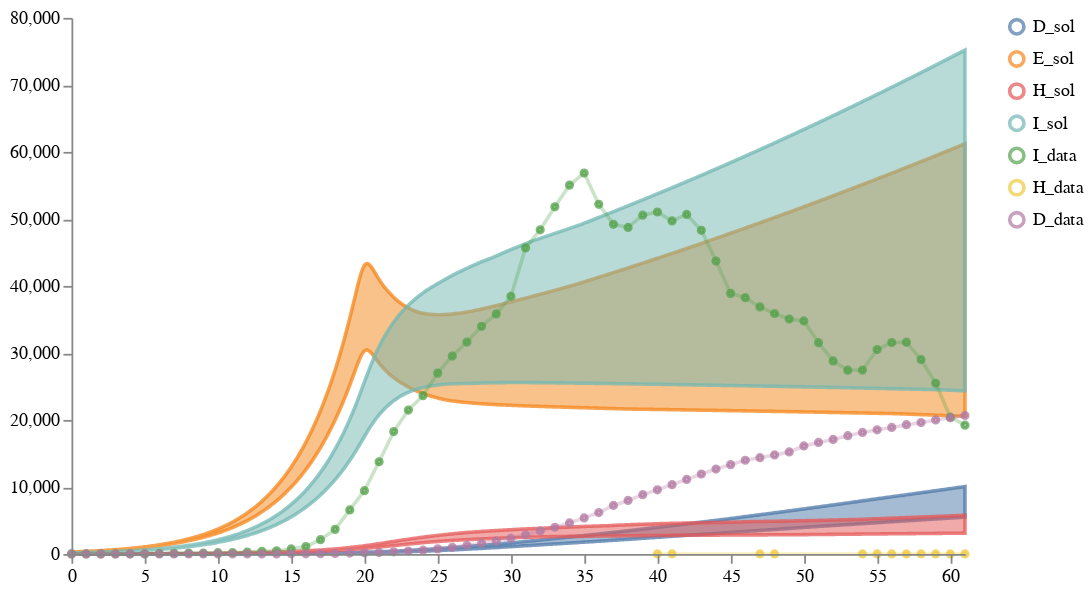

The notebook cell saved with this chart:
### Markdown cell above
### MODEL 1 - SEIRHD with NPI of Type 1

### Code cell
num_samples = 100
models = [model1]
data_location = DATA_PATH + "NYS_T1_forecast1.csv"
weights = [1]
solution_mappings = [{"I": "I", "E": "E", "H": "H", "D": "D"}]

# Run the calibration and sampling
result1A1 = load_and_calibrate_and_sample_ensemble_model(
    models,
    data_location,
    weights,
    solution_mappings,
    num_samples,
    timepoints1,
    verbose=True,
    total_population=19340000,
    num_iterations=N_ITERATIONS,
    time_unit="days",
    visual_options={"title": "Calibrated Ensemble", "keep":".*_sol"}
)

# Plot results
schema = plots.trajectories(pd.DataFrame(result1A1["data"]), keep=".*_sol",
                            points=all_data1.reset_index(drop=True).rename(columns={"I":"I_data", "H":"H_data", "D":"D_data"}),
                           )
schema = plots.pad(schema, 5)
plots.ipy_display(schema)

### Figure 1 — Vega specification as saved in the notebook (floating-point values rounded to 4 significant figures; data arrays with more than 128 entries replaced by an {"elided": "..."} marker saying what was removed)
{"$schema": "https://vega.github.io/schema/vega/v5.json", "axes": [{"name": "x_axis", "orient": "bottom", "scale": "xscale", "zindex": 100}, {"name": "y_axis", "orient": "left", "scale": "yscale", "zindex": 100}], "data": [{"name": "distributions", "values": {"elided": "2444 records"}}, {"name": "traces", "transform": [{"expr": "isValid(datum.value)", "type": "filter"}], "values": []}, {"name": "points", "values": {"elided": "136 records"}}, {"name": "markers", "values": []}, {"name": "selected", "on": [{"remove": true, "trigger": "clear"}, {"remove": true, "trigger": "!shift"}, {"insert": "clicked", "trigger": "!shift && clicked"}, {"toggle": "clicked", "trigger": "shift && clicked"}]}], "height": 300, "legends": [{"encode": {"labels": {"interactive": true, "name": "legendLabel", "update": {"opacity": [{"test": "!length(data('selected')) || indata('selected', 'value', datum.value)", "value": 1}, {"value": 0.25}]}}, "symbols": {"interactive": true, "name": "legendSymbol", "update": {"fill": {"value": "transparent"}, "opacity": [{"test": "!length(data('selected')) || indata('selected', 'value', datum.value)", "value": 0.7}, {"value": 0.15}], "size": {"value": 64}, "strokeWidth": {"value": 2}}}}, "name": "color_legend", "stroke": "color"}], "marks": [{"from": {"facet": {"data": "points", "groupby": "trajectory", "name": "points_split"}}, "marks": [{"encode": {"hover": {"fillOpacity": {"value": 0.9}}, "update": {"fill": {"field": "trajectory", "scale": "color"}, "fillOpacity": [{"test": "!length(data('selected')) || indata('selected', 'value', datum.trajectory)", "value": 0.5}, {"value": 0.15}], "size": {"value": 10}, "stroke": {"field": "trajectory", "scale": "color"}, "strokeOpacity": [{"test": "!length(data('selected')) || indata('selected', 'value', datum.trajectory)", "value": 0.75}, {"value": 0.15}], "strokeWidth": {"value": 2}, "tooltip": {"field": "value"}, "x": {"field": "timepoint", "scale": "xscale"}, "y": {"field": "value", "scale": "yscale"}}}, "from": {"data": "points_split"}, "name": "_points_symbol", "type": "symbol", "zindex": 3}, {"encode": {"hover": {"fillOpacity": {"value": 0.9}}, "update": {"interpolate": {"value": "linear"}, "stroke": {"field": "trajectory", "scale": "color"}, "strokeOpacity": [{"test": "!length(data('selected')) || indata('selected', 'value', datum.trajectory)", "value": 0.3}, {"value": 0.1}], "strokeWidth": {"value": 2}, "x": {"field": "timepoint", "scale": "xscale"}, "y": {"field": "value", "scale": "yscale"}}}, "from": {"data": "points_split"}, "name": "_points_line", "type": "line", "zindex": 3}], "name": "_points", "type": "group", "zindex": 3}, {"from": {"facet": {"data": "traces", "groupby": "trajectory", "name": "traces_split"}}, "marks": [{"encode": {"hover": {"fillOpacity": {"value": 0.9}}, "update": {"interpolate": {"value": "linear"}, "stroke": {"field": "trajectory", "scale": "color"}, "strokeOpacity": [{"test": "!length(data('selected')) || indata('selected', 'value', datum.trajectory)", "value": 0.75}, {"value": 0.15}], "strokeWidth": {"value": 2}, "x": {"field": "timepoint", "scale": "xscale"}, "y": {"field": "value", "scale": "yscale"}}}, "from": {"data": "traces_split"}, "name": "_traces_lines", "type": "line"}], "name": "_traces", "type": "group", "zindex": 2}, {"from": {"facet": {"data": "distributions", "groupby": "trajectory", "name": "trajectory_split"}}, "marks": [{"encode": {"hover": {"fillOpacity": {"value": 0.9}}, "update": {"fill": {"field": "trajectory", "scale": "color"}, "fillOpacity": [{"test": "!length(data('selected')) || indata('selected', 'value', datum.trajectory)", "value": 0.5}, {"value": 0.15}], "interpolate": {"value": "linear"}, "stroke": {"field": "trajectory", "scale": "color"}, "strokeOpacity": [{"test": "!length(data('selected')) || indata('selected', 'value', datum.trajectory)", "value": 0.75}, {"value": 0.15}], "strokeWidth": {"value": 2}, "x": {"field": "timepoint", "scale": "xscale"}, "y": {"field": "upper", "scale": "yscale"}, "y2": {"field": "lower", "scale": "yscale"}}}, "from": {"data": "trajectory_split"}, "type": "area"}], "name": "_distributions", "type": "group", "zindex": 1}, {"marks": [{"encode": {"enter": {"stroke": {"value": "lightgray"}}, "update": {"opacity": {"value": 1}, "x": {"field": "timepoint", "scale": "xscale"}, "y": {"signal": "height"}, "y2": {"value": 0}}}, "from": {"data": "markers"}, "name": "_marker text", "type": "rule"}, {"encode": {"enter": {"fontSize": {"value": 8}, "text": {"field": "datum.label"}, "y": {"value": 0}}}, "from": {"data": "_marker text"}, "name": "_marker flags", "transform": [{"as": ["x", "_y", "opacity", "align", "baseline"], "lineAnchor": "start", "offset": [1], "size": {"signal": "[width, height]"}, "type": "label"}], "type": "text"}], "name": "_markers", "type": "group"}], "padding": 5, "scales": [{"domain": {"fields": [{"data": "distributions", "field": "timepoint"}, {"data": "traces", "field": "timepoint"}, {"data": "points", "field": "timepoint"}, {"data": "markers", "field": "timepoint"}]}, "name": "xscale", "range": "width", "type": "linear", "zero": false}, {"domain": {"fields": [{"data": "distributions", "field": "lower"}, {"data": "distributions", "field": "upper"}, {"data": "traces", "field": "value"}, {"data": "points", "field": "value"}]}, "name": "yscale", "nice": true, "range": "height", "type": "linear", "zero": true}, {"domain": {"fields": [{"data": "distributions", "field": "trajectory"}, {"data": "traces", "field": "trajectory"}, {"data": "points", "field": "trajectory"}]}, "name": "color", "range": "category", "type": "ordinal"}], "signals": [{"name": "clear", "on": [{"events": "mouseup[!event.item]", "force": true, "update": "true"}], "value": true}, {"name": "shift", "on": [{"events": "@legendSymbol:click, @legendLabel:click", "force": true, "update": "event.shiftKey"}], "value": false}, {"name": "clicked", "on": [{"events": "@legendSymbol:click, @legendLabel:click", "force": true, "update": "{value: datum.value}"}], "value": null}], "width": 500}
